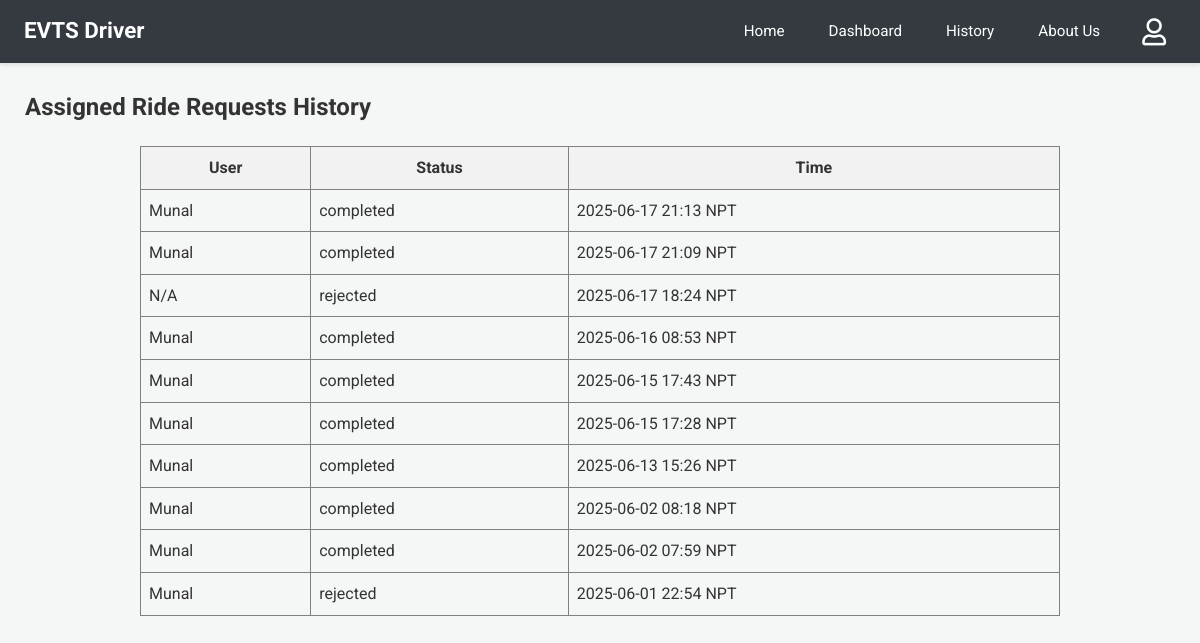
The page /driver-history (signed in) on the database its author committed.
### app.py (models this page shows)
class User(db.Model):
    email = db.Column(db.String(120), primary_key=True)
    name = db.Column(db.String(100))
    phone = db.Column(db.String(15))
    password = db.Column(db.String(100))
    latitude = db.Column(db.Float, nullable=True)
    longitude = db.Column(db.Float, nullable=True)

class RideRequest(db.Model):
    __tablename__ = 'ride_request'
    id = db.Column(db.Integer, primary_key=True)
    user_email = db.Column(db.String(100), nullable=False)
    driver_email = db.Column(db.String(100), nullable=False)
    user_latitude_at_request = db.Column(db.Float, nullable=True)
    user_longitude_at_request = db.Column(db.Float, nullable=True)
    timestamp = db.Column(db.DateTime, default=lambda: datetime.now(timezone.utc))
    status = db.Column(db.String(20), default='Pending')

### app.py (the view)
@app.route('/driver-history')
@login_required_driver
def driver_history():
    reqs_db = RideRequest.query.filter_by(driver_email=session['driver']).order_by(RideRequest.timestamp.desc()).all()
    s_reqs = [{'user_name': (User.query.get(r.user_email).name or r.user_email if User.query.get(r.user_email) else "N/A"),
               'status': r.status, 'timestamp': format_datetime_npt(r.timestamp)} for r in reqs_db]
    response = make_response(render_template('driver_history.html', requests=s_reqs))
    return add_no_cache_to_response(response)

### app.py (called while the page is built)
def format_datetime_npt(dt_utc):
    if dt_utc is None: return "N/A"
    if dt_utc.tzinfo is None or dt_utc.tzinfo.utcoffset(dt_utc) is None:
        dt_utc = dt_utc.replace(tzinfo=timezone.utc)
    else:
        dt_utc = dt_utc.astimezone(timezone.utc)
    dt_npt = dt_utc.astimezone(NPT)
    return dt_npt.strftime('%Y-%m-%d %H:%M NPT')

def login_required_driver(f):
    @wraps(f)
    def decorated_function(*args, **kwargs):
        if 'driver' not in session:
            return redirect(url_for('login', next=request.url))
        return f(*args, **kwargs)
    return decorated_function

def add_no_cache_to_response(response):
    response.headers["Cache-Control"] = "no-cache, no-store, must-revalidate, public, max-age=0"
    response.headers["Pragma"] = "no-cache"
    response.headers["Expires"] = "0"
    return response

### templates/driver_history.html
{% extends 'driver_base.html' %}
{% block content %}
<h2>Assigned Ride Requests History</h2>
{% if requests %}
<table border="1" cellpadding="8" cellspacing="0" style="border-collapse: collapse; width: 80%; margin: 20px auto;">
  <thead>
    <tr style="background-color: #f2f2f2;">
      <th>User</th>
      <th>Status</th>
      <th>Time</th>
    </tr>
  </thead>
  <tbody>
  {% for req in requests %}
  <tr>
    <td>{{ req.user_name }}</td>
    <td>{{ req.status }}</td>
    <td>{{ req.timestamp }}</td>
  </tr>
  {% endfor %}
  </tbody>
</table>
{% else %}
<p>You have no assigned ride request history.</p>
{% endif %}
{% endblock %}

### static/css/dashboard_styles.css (style rules this page uses)
body { font-family: 'Roboto', 'Segoe UI', Tahoma, Geneva, Verdana, sans-serif; margin: 0; background-color: #f4f7f6; color: #333; line-height: 1.6; }
.dashboard-content h2, .dashboard-content h3, .dashboard-content h4 { color: #333; margin-top: 0; }

### rows shown on the page
User: user_name "Munal" "Munal" "Munal" "Munal" "Munal" "Munal" "Munal" "Munal" "Munal"
RideRequest: status "completed"
RideRequest: status "completed"
RideRequest: user_name "N/A", status "rejected", timestamp "2025-06-17 18:24 NPT"
RideRequest: status "completed"
RideRequest: status "completed"
RideRequest: status "completed"
RideRequest: status "completed"
RideRequest: status "completed"
RideRequest: status "completed"
RideRequest: status "rejected"

### other values the page prints
{{ req.timestamp }} "2025-06-17 21:13 NPT" "2025-06-17 21:09 NPT" "2025-06-16 08:53 NPT" "2025-06-15 17:43 NPT" "2025-06-15 17:28 NPT" "2025-06-13 15:26 NPT" "2025-06-02 08:18 NPT" "2025-06-02 07:59 NPT" "2025-06-01 22:54 NPT"
